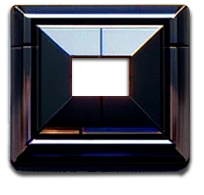
#> input picture image_alteration/panel_empty1.png, 204 x 195 px
$ python luminence_to_transparency.py
#> lines starting #> are read from the running program, lines starting #| are printed output that depends on the picture
#> the answer given: panel_empty1.png
import tkinter as tk
from tkinter import filedialog
from PIL import Image

def calculate_luminosity(pixel):
    return int(0.21 * pixel[0] + 0.72 * pixel[1] + 0.07 * pixel[2])

def adjust_pixel(pixel):
    luminosity = calculate_luminosity(pixel)
    # Skewing RGB values
    if luminosity >= 243:  # 95% of 255
        return (255, 255, 255, 255)
    elif luminosity <= 12:  # 5% of 255
        return (0, 0, 0, 0)
    else:
        # Apply luminosity as transparency
        return (pixel[0], pixel[1], pixel[2], luminosity)

def process_images(file_paths):
#> called with file_paths = ('panel_empty1.png',)
    for file_path in file_paths:
        image = Image.open(file_path).convert("RGBA")
#> image is the input picture: PIL image 204x195 RGBA; mean R, G, B, A 35.8, 36.7, 44.1, 185.3
        pixels = list(image.getdata())
#> pixels = 39780 items

        new_pixels = [adjust_pixel(pixel) for pixel in pixels]
#> new_pixels = 39780 items
        new_image = Image.new("RGBA", image.size)
#> new_image: PIL image 204x195 RGBA; every value is 0
        new_image.putdata(new_pixels)
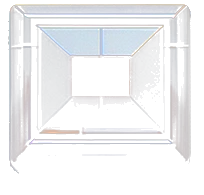
#> new_image: PIL image 204x195 RGBA; mean R, G, B, A 35.2, 35.9, 41, 35.9; transparent parts drawn white

        save_path = file_path.rsplit('.', 1)[0] + "_luminance_keyed.png"
        new_image.save(save_path)
        print(f"Processed and saved: {save_path}")

def select_images():
    root = tk.Tk()
    root.withdraw()  # Hide the main window
    file_paths = filedialog.askopenfilenames(
        title="Select Images",
        filetypes=[("Image Files", "*.png;*.jpg;*.jpeg")])
    root.destroy()

    if file_paths:
        process_images(file_paths)

if __name__ == "__main__":
    select_images()
